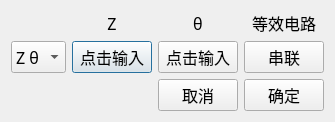
<?xml version="1.0" encoding="UTF-8"?>
<ui version="4.0">
 <class>clsStandardValueInput</class>
 <widget class="QDialog" name="clsStandardValueInput">
  <property name="geometry">
   <rect>
    <x>0</x>
    <y>0</y>
    <width>317</width>
    <height>114</height>
   </rect>
  </property>
  <property name="font">
   <font>
    <family>楷体</family>
    <pointsize>12</pointsize>
   </font>
  </property>
  <property name="windowTitle">
   <string>输入标准负载值</string>
  </property>
  <property name="styleSheet">
   <string notr="true">clsStandardValueInput
{
 background-color: rgb(144, 148, 248);
}</string>
  </property>
  <layout class="QVBoxLayout" name="verticalLayout">
   <item>
    <layout class="QGridLayout" name="gridLayout">
     <item row="0" column="0">
      <widget class="QLabel" name="lblText">
       <property name="font">
        <font>
         <family>楷体</family>
         <pointsize>12</pointsize>
        </font>
       </property>
       <property name="text">
        <string/>
       </property>
      </widget>
     </item>
     <item row="0" column="1">
      <widget class="QLabel" name="lblItem1">
       <property name="font">
        <font>
         <family>楷体</family>
         <pointsize>12</pointsize>
        </font>
       </property>
       <property name="text">
        <string>Z</string>
       </property>
       <property name="alignment">
        <set>Qt::AlignCenter</set>
       </property>
      </widget>
     </item>
     <item row="0" column="2">
      <widget class="QLabel" name="lblItem2">
       <property name="font">
        <font>
         <family>楷体</family>
         <pointsize>12</pointsize>
        </font>
       </property>
       <property name="text">
        <string>θ</string>
       </property>
       <property name="alignment">
        <set>Qt::AlignCenter</set>
       </property>
      </widget>
     </item>
     <item row="0" column="3">
      <widget class="QLabel" name="label_3">
       <property name="font">
        <font>
         <family>楷体</family>
         <pointsize>12</pointsize>
        </font>
       </property>
       <property name="text">
        <string>等效电路</string>
       </property>
       <property name="alignment">
        <set>Qt::AlignCenter</set>
       </property>
      </widget>
     </item>
     <item row="1" column="0">
      <widget class="QComboBox" name="cmdItems">
       <property name="minimumSize">
        <size>
         <width>0</width>
         <height>32</height>
        </size>
       </property>
       <property name="font">
        <font>
         <family>楷体</family>
         <pointsize>12</pointsize>
        </font>
       </property>
       <item>
        <property name="text">
         <string>Z θ</string>
        </property>
       </item>
       <item>
        <property name="text">
         <string>R X</string>
        </property>
       </item>
       <item>
        <property name="text">
         <string>L Q</string>
        </property>
       </item>
       <item>
        <property name="text">
         <string>C D</string>
        </property>
       </item>
       <item>
        <property name="text">
         <string>L R</string>
        </property>
       </item>
       <item>
        <property name="text">
         <string>C R</string>
        </property>
       </item>
      </widget>
     </item>
     <item row="1" column="1">
      <widget class="QPushButton" name="btnItem1">
       <property name="minimumSize">
        <size>
         <width>0</width>
         <height>32</height>
        </size>
       </property>
       <property name="font">
        <font>
         <family>楷体</family>
         <pointsize>12</pointsize>
        </font>
       </property>
       <property name="text">
        <string>点击输入</string>
       </property>
      </widget>
     </item>
     <item row="1" column="2">
      <widget class="QPushButton" name="btnItem2">
       <property name="minimumSize">
        <size>
         <width>0</width>
         <height>32</height>
        </size>
       </property>
       <property name="font">
        <font>
         <family>楷体</family>
         <pointsize>12</pointsize>
        </font>
       </property>
       <property name="text">
        <string>点击输入</string>
       </property>
      </widget>
     </item>
     <item row="1" column="3">
      <widget class="QPushButton" name="btnEqucct">
       <property name="minimumSize">
        <size>
         <width>0</width>
         <height>32</height>
        </size>
       </property>
       <property name="font">
        <font>
         <family>楷体</family>
         <pointsize>12</pointsize>
        </font>
       </property>
       <property name="text">
        <string>串联</string>
       </property>
      </widget>
     </item>
    </layout>
   </item>
   <item>
    <layout class="QHBoxLayout" name="horizontalLayout">
     <item>
      <widget class="QLabel" name="lblFrequency">
       <property name="font">
        <font>
         <family>楷体</family>
         <pointsize>12</pointsize>
        </font>
       </property>
       <property name="text">
        <string/>
       </property>
      </widget>
     </item>
     <item>
      <spacer name="horizontalSpacer">
       <property name="orientation">
        <enum>Qt::Horizontal</enum>
       </property>
       <property name="sizeHint" stdset="0">
        <size>
         <width>40</width>
         <height>20</height>
        </size>
       </property>
      </spacer>
     </item>
     <item>
      <widget class="QPushButton" name="btnCancel">
       <property name="minimumSize">
        <size>
         <width>0</width>
         <height>32</height>
        </size>
       </property>
       <property name="font">
        <font>
         <family>楷体</family>
         <pointsize>12</pointsize>
        </font>
       </property>
       <property name="text">
        <string>取消</string>
       </property>
      </widget>
     </item>
     <item>
      <widget class="QPushButton" name="btnOk">
       <property name="minimumSize">
        <size>
         <width>0</width>
         <height>32</height>
        </size>
       </property>
       <property name="font">
        <font>
         <family>楷体</family>
         <pointsize>12</pointsize>
        </font>
       </property>
       <property name="text">
        <string>确定</string>
       </property>
      </widget>
     </item>
    </layout>
   </item>
  </layout>
 </widget>
 <resources/>
 <connections/>
</ui>
